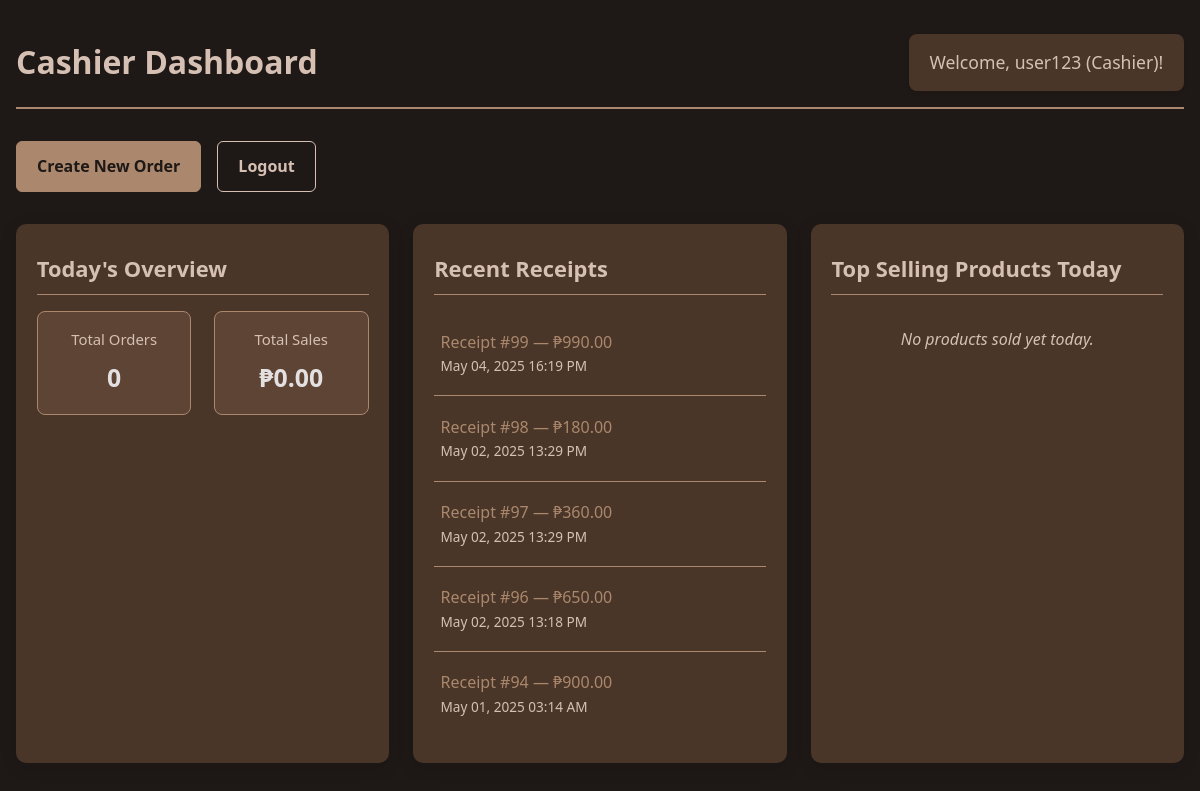
Screenshot of /home/ (signed in) with the database file from the repository.
### pos/models.py (models this page shows, shortened)
class Receipt(models.Model):
    payment = models.OneToOneField('Payment', on_delete=models.CASCADE, null=True, blank=True)
    receipt_number = models.CharField(max_length=100, unique=True)
    printed_at = models.DateTimeField(auto_now_add=True)
    order = models.OneToOneField('Order', on_delete=models.CASCADE, null=True)
    payment_method = models.CharField(max_length=50, null=True)
    total_amount = models.DecimalField(max_digits=10, decimal_places=2, null=True)
    date_issued = models.DateTimeField(default=timezone.now)

### pos/views.py (the view)
# urls.py: 2. Add a URL to urlpatterns:  path('', views.home, name='home')
@login_required
def home(request):
    try:
        employee = Employee.objects.get(user=request.user)
        if employee.role == 'manager':
            today = timezone.now().date()
            top_products = (
                OrderItem.objects.filter(order__date_created__date=today)
                .values('product__name')
                .annotate(total_quantity=Sum('quantity'))
                .order_by('-total_quantity')[:5]
            )
            recent_orders = Order.objects.filter(
                status='paid'
            ).order_by('-date_created')[:5]
            total_sales = sum(
                receipt.total_amount for receipt in Receipt.objects.filter(
                    date_issued__date=today
                )
            )
            context = {
                'total_products': Product.objects.count(),
                'total_categories': Category.objects.count(),
                'total_orders': Order.objects.filter(date_created__date=today).count(),
                'total_sales': total_sales,
                'top_products': top_products,
                'recent_orders': recent_orders
            }
            return render(request, 'pos/dashboard_manager.html', context)
        elif employee.role == 'cashier':
            today = timezone.now().date()
            recent_receipts = Receipt.objects.filter(order__employee=employee).order_by('-date_issued')[:5]
            orders_today = Order.objects.filter(employee=employee, date_created__date=today).count()
            total_sales_today = sum(
                receipt.total_amount for receipt in Receipt.objects.filter(
                    order__employee=employee, date_issued__date=today
                )
            )
            top_products = (
                OrderItem.objects.filter(order__employee=employee, order__date_created__date=today)
                .values('product__name')
                .annotate(total_quantity=Sum('quantity'))
                .order_by('-total_quantity')[:5]
            )
            return render(request, 'pos/dashboard_cashier.html', {
                'recent_receipts': recent_receipts,
                'orders_today': orders_today,
                'total_sales_today': total_sales_today,
                'top_products': top_products
            })
    except Employee.DoesNotExist:
        pass
    return render(request, 'pos/home.html')

### pos/templates/pos/dashboard_cashier.html (shortened to what this page needs)
{% load static %}
<!DOCTYPE html>
<html lang="en">
<head>
</head>
<body>
    <div class="container">
        <div class="dashboard-header">
            <h1>Cashier Dashboard</h1>
            <div class="welcome-message">Welcome, {{ user.username }} (Cashier)!</div>
        </div>
        <div class="action-menu">
            <a href="{% url 'create_order' %}" class="action-btn">Create New Order</a>
            <a href="{% url 'logout' %}" class="action-btn logout">Logout</a>
        </div>
        <div class="dashboard-grid">
            <div class="dashboard-card">
                <h2>Today's Overview</h2>
                <div class="overview-stats">
                    <div class="stat-card">
                        <div class="stat-label">Total Orders</div>
                        <div class="stat-value">{{ orders_today }}</div>
                    </div>
                    <div class="stat-card">
                        <div class="stat-label">Total Sales</div>
                        <div class="stat-value">₱{{ total_sales_today|floatformat:2 }}</div>
                    </div>
                </div>
            </div>
            <div class="dashboard-card">
                <h2>Recent Receipts</h2>
                {% if recent_receipts %}
                <ul class="receipts-list">
                    {% for receipt in recent_receipts %}
                    <li>
                        <a href="{% url 'view_receipt' receipt.id %}">
                            Receipt #{{ receipt.id }} — ₱{{ receipt.total_amount|floatformat:2 }}
                            <div class="receipt-date">{{ receipt.date_issued|date:"M d, Y H:i A" }}</div>
                        </a>
                    </li>
                    {% endfor %}
                </ul>
                {% else %}
                <p class="empty-state">No receipts yet today.</p>
                {% endif %}
            </div>
            <div class="dashboard-card">
                <h2>Top Selling Products Today</h2>
                {% if top_products %}
                <ul class="products-list">
                    {% for item in top_products %}
                    <li>
                        <span class="product-name">{{ item.product__name }}</span>
                        <span class="product-qty">{{ item.total_quantity }} sold</span>
                    </li>
                    {% endfor %}
                </ul>
                {% else %}
                <p class="empty-state">No products sold yet today.</p>
                {% endif %}
            </div>
        </div>
    </div>
</body>
</html>

### pos/templates/pos/dashboard_cashier.html (style rules this page uses)
:root { --bg-color: #1e1816; --card-bg: #493628; --hover-bg: #5d4434; --primary-color: #AB886D; --primary-dark: #886541; --secondary-color: #D6C0B3; --accent-color: #D6C0B3; --text-color: #E4E0E1; --text-light: #D6C0B3; --border-color: #AB886D; --danger-color: #D9534F; --input-bg: #2e221a; --input-border: #84654d; --input-focus-border: #AB886D; }
* { margin: 0; padding: 0; box-sizing: border-box; }
body { font-family: 'Segoe UI', Tahoma, Geneva, Verdana, sans-serif; background-color: var(--bg-color); color: var(--text-color); line-height: 1.6; }
.container { max-width: 1200px; margin: 0 auto; padding: 2.1rem 1rem; }
.dashboard-header { display: flex; justify-content: space-between; align-items: center; margin-bottom: 2rem; border-bottom: 2px solid var(--border-color); padding-bottom: 1rem; }
.dashboard-header h1 { font-size: 2rem; font-weight: bold; color: var(--secondary-color); }
.welcome-message { font-size: 1.1rem; color: var(--text-light); background-color: var(--card-bg); padding: 0.9rem 1.3rem; border-radius: 8px; box-shadow: 0 2px 4px rgba(30, 25, 10, 0.12); }
.action-menu { display: flex; gap: 1rem; margin: 1.5rem 0 2rem 0; }
.action-btn, .btn { padding: 0.75rem 1.25rem; background-color: var(--primary-color); color: var(--bg-color); text-decoration: none; border: 1px solid var(--primary-color); border-radius: 6px; font-size: 1rem; font-weight: 600; transition: background-color 0.22s, transform 0.17s, color 0.19s, border 0.19s; cursor: pointer; outline: none; }
.action-btn.logout { background-color: transparent; color: var(--accent-color); border: 1.1px solid var(--accent-color); }
.dashboard-grid { display: grid; grid-template-columns: repeat(auto-fit, minmax(360px, 1fr)); gap: 1.5rem; }
.dashboard-card { background-color: var(--card-bg); border-radius: 10px; box-shadow: 0 4px 18px rgba(0, 0, 0, 0.11); padding: 1.7rem 1.3rem; transition: transform 0.26s; }
.dashboard-card h2 { font-size: 1.37rem; margin-bottom: 1rem; border-bottom: 1px solid var(--border-color); padding-bottom: 0.5rem; color: var(--accent-color); }
.overview-stats { display: flex; gap: 1.4rem; }
.stat-card { flex: 1; background-color: var(--hover-bg); padding: 1rem 0.9rem; border-radius: 8px; text-align: center; border: 1px solid var(--border-color); }
.stat-label { font-size: 0.93rem; color: var(--text-light); }
.stat-value { font-size: 1.55rem; font-weight: 700; color: var(--text-color); margin-top: 0.25em; }
ul { list-style: none; }
.receipts-list li, .products-list li { padding: 0.7rem 0.2rem; border-bottom: 1px solid var(--border-color); }
.receipts-list li:last-child, .products-list li:last-child { border-bottom: none; }
.receipts-list a { text-decoration: none; color: var(--primary-color); display: block; padding: 0.45rem 0.2rem; border-radius: 4px; transition: background-color 0.17s; font-weight: 500; }
.receipt-date { font-size: 0.85rem; color: var(--text-light); }
.empty-state { color: var(--text-light); font-style: italic; padding: 1rem 0; text-align: center; }

### rows the page displays
Receipt: id "99", total_amount "990.00", date_issued "May 04, 2025 16:19 PM"
Receipt: id "98", total_amount "180.00", date_issued "May 02, 2025 13:29 PM"
Receipt: id "97", total_amount "360.00", date_issued "May 02, 2025 13:29 PM"
Receipt: id "96", total_amount "650.00", date_issued "May 02, 2025 13:18 PM"
Receipt: id "94", total_amount "900.00", date_issued "May 01, 2025 03:14 AM"

### other values shown
{{ user.username }} "user123"
{{ orders_today }} "0"
{{ total_sales_today|floatformat:2 }} "0.00"
